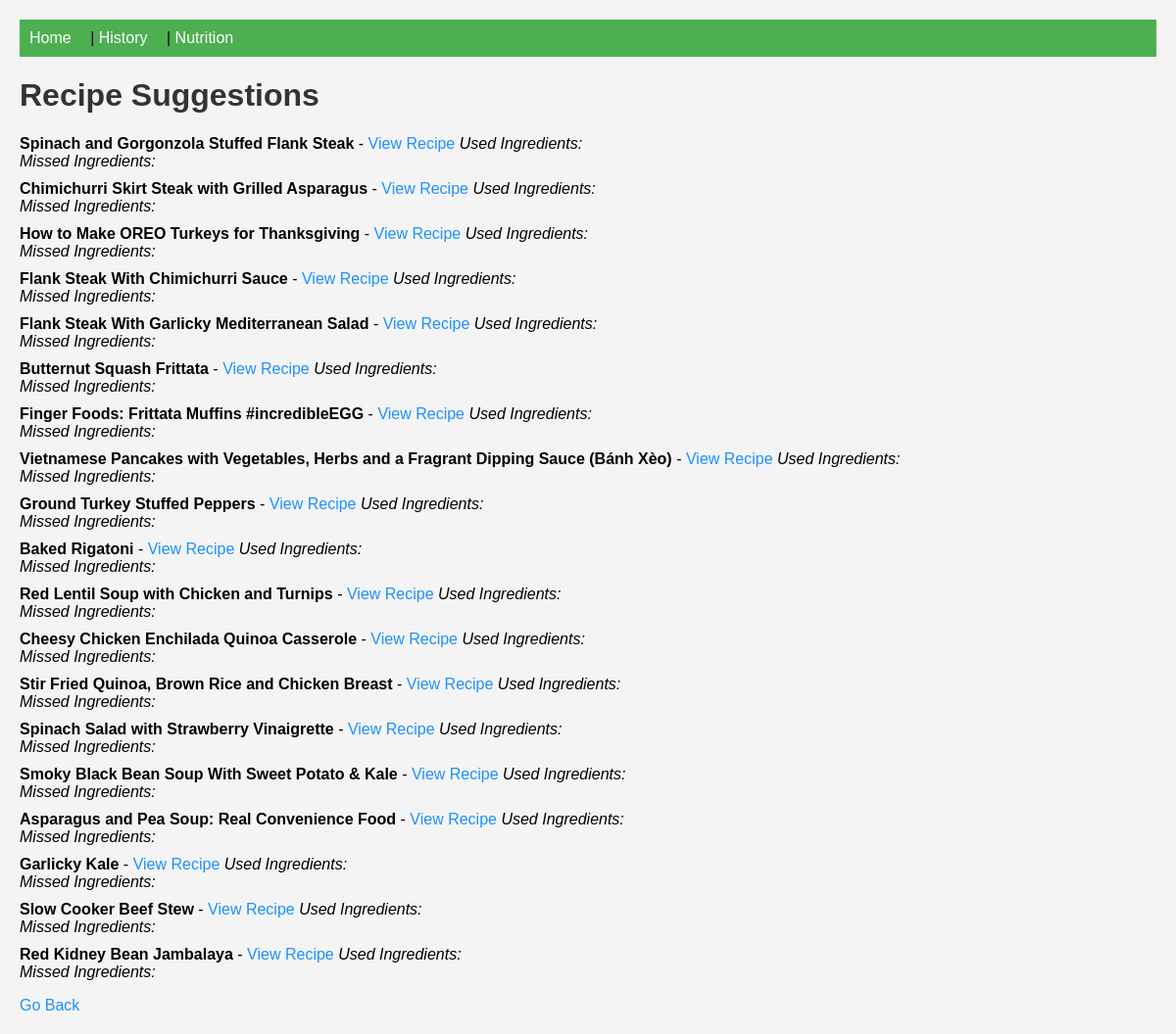
The app's page /results, older data.
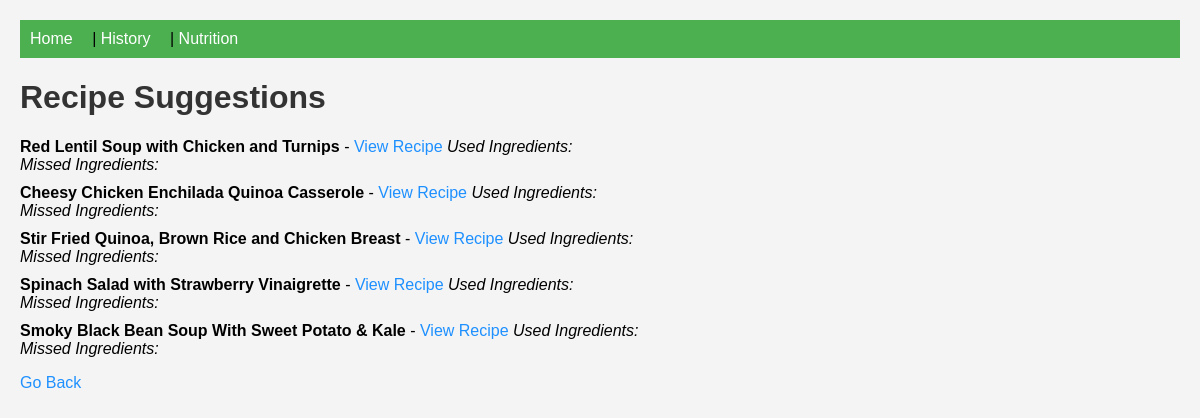
The same page, newer data.
### tables this page shows
CREATE TABLE recipes (
            id INTEGER PRIMARY KEY AUTOINCREMENT,
            title TEXT NOT NULL,
            url TEXT NOT NULL
        , nutrition_info TEXT);

### app.py (the view)
@app.route('/results')
def results():
    recipes = db.get_recipes_with_ingredients()
    return render_template('results.html', recipes=recipes)

### db.py (called while the page is built)
def get_recipes_with_ingredients():
    conn = sqlite3.connect('recipes.db')
    c = conn.cursor()
    c.execute('''
        SELECT recipes.id, recipes.title, recipes.url, GROUP_CONCAT(DISTINCT ingredients.name)
        FROM recipes
        JOIN recipe_ingredients ON recipes.id = recipe_ingredients.recipe_id
        JOIN ingredients ON recipe_ingredients.ingredient_id = ingredients.id
        GROUP BY recipes.id
    ''')
    recipes = [{'id': row[0], 'title': row[1], 'url': row[2], 'ingredients': row[3].split(',')} for row in c.fetchall()]
    conn.close()
    return recipes

### templates/results.html (shortened to what this page needs)
<!DOCTYPE html>
<html lang="en">
<head>
</head>
<body>
    <nav>
        <a href="/">Home</a> |
        <a href="/history">History</a> |
        <a href="/nutrition">Nutrition</a>
    </nav>
    <h1>Recipe Suggestions</h1>
    <ul>
        {% for recipe in recipes %}
            <li>
                <strong>{{ recipe.title }}</strong> -
                <a href="{{ recipe.url }}" target="_blank">View Recipe</a>
                <em>Used Ingredients:</em> {{ recipe.used_ingredients | join(', ') }}
                <br>
                <em>Missed Ingredients:</em> {{ recipe.missed_ingredients | join(', ') }}
            </li>
        {% endfor %}
    </ul>
    <a href="/">Go Back</a>
</body>
</html>

Row changes from the older to the newer data that the page shows:
removed recipes: title "Spinach and Gorgonzola Stuffed Flank Steak"
removed recipes: title "Chimichurri Skirt Steak with Grilled Asparagus"
removed recipes: title "How to Make OREO Turkeys for Thanksgiving"
removed recipes: title "Flank Steak With Chimichurri Sauce"
removed recipes: title "Flank Steak With Garlicky Mediterranean Salad"
removed recipes: title "Butternut Squash Frittata"
removed recipes: title "Finger Foods: Frittata Muffins #incredibleEGG"
removed recipes: title "Vietnamese Pancakes with Vegetables, Herbs and a Fragrant Dipping Sauce (Bánh Xèo)"
removed recipes: title "Ground Turkey Stuffed Peppers"
removed recipes: title "Baked Rigatoni"
removed recipes: title "Asparagus and Pea Soup: Real Convenience Food"
removed recipes: title "Garlicky Kale"
removed recipes: title "Slow Cooker Beef Stew"
removed recipes: title "Red Kidney Bean Jambalaya"
